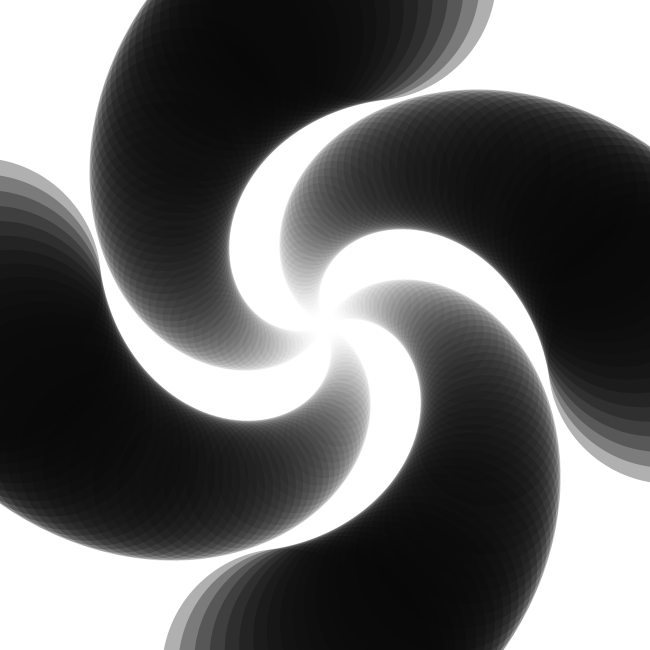
Frame 1 (no input)
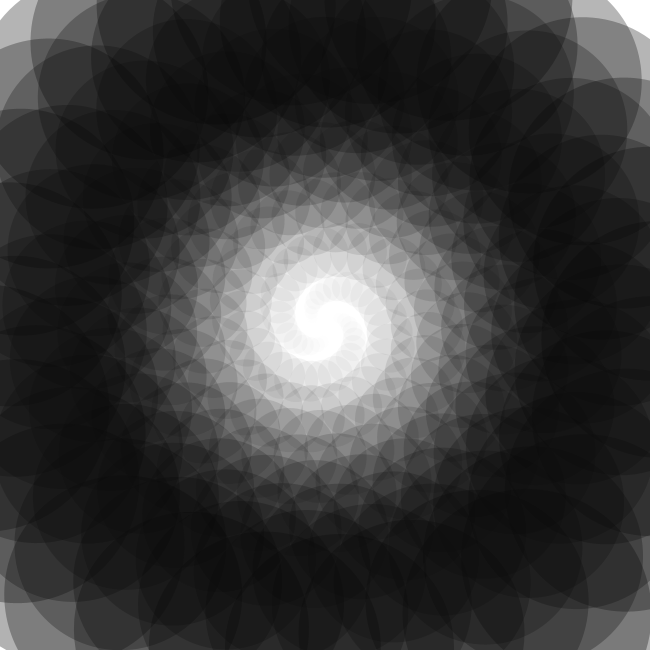
Frame 60 (the mouse pressed at the canvas centre just before this capture)
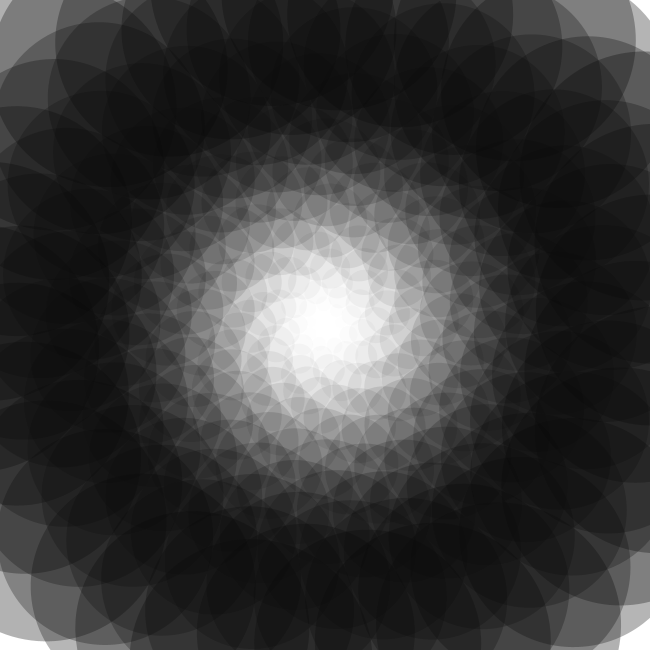
Frame 120 (the mouse held since frame 60 and released just before this capture)

The Processing sketch that drew these frames (run headless with seeded random() and noise(); from frame 60 on, the mouse is pressed at the canvas centre):

// Processing sketch: hypnotic_spirals
// ── hypnotic_spirals.pde
float time = PI/2; 

void setup() 
{
  size(650, 650);
  smooth();
  background(0);
  noStroke();
 // stroke(0, 150, 100, 100);
  frameRate(10);
}

void draw()
{
  background(255);
  translate(width/2, height/2); 
   
  
  pushMatrix();
  time=time+0.01; 
  for (int i = 1;i < 250; i++) {
    rotate(time); 
    map(i, 0, 255, 0, 255);
    fill(int(1000/i*2), i/3);
    ellipse(i, i, i, i);
  }
  popMatrix();
  
  rotate( -time/3);
  
}
